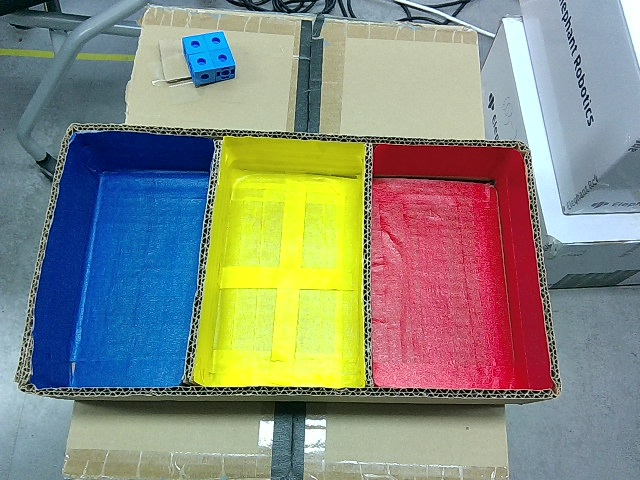
#> input picture box_data/photo_10.jpg, 640 x 480 px, given in place of the camera
$ python camera_blur.py
#> lines starting #> are read from the running program, lines starting #| are printed output that depends on the picture; after the words box and inside, x2 and y2 are one past the last pixel; in counts of white or black regions, pixels touching at a corner belong together
import cv2
import numpy as np

cap = cv2.VideoCapture(0)
cap.set(3,100)
cap.set(4,200)


def callback(value):
    pass

cv2.namedWindow('track', cv2.WINDOW_NORMAL)

cv2.createTrackbar('low_h', 'track', 0, 255, callback)
#> slider 'low_h' is set to 51
cv2.createTrackbar('low_s', 'track', 0, 255, callback)
#> slider 'low_s' is set to 51
cv2.createTrackbar('low_v', 'track', 0, 255, callback)
#> slider 'low_v' is set to 51
cv2.createTrackbar('high_h', 'track', 255, 255, callback)
cv2.createTrackbar('high_s', 'track', 255, 255, callback)
cv2.createTrackbar('high_v', 'track', 255, 255, callback)


while True:

    _, frame = cap.read()
#> frame is the input picture: shape (480, 640, 3); mean B, G, R 126.8, 138.6, 135.8

    low_h = cv2.getTrackbarPos('low_h', 'track')
    low_s = cv2.getTrackbarPos('low_s', 'track')
    low_v = cv2.getTrackbarPos('low_v', 'track')
    high_h = cv2.getTrackbarPos('high_h', 'track')
    high_s = cv2.getTrackbarPos('high_s', 'track')
    high_v = cv2.getTrackbarPos('high_v', 'track')


    hsv_img = cv2.cvtColor(frame, cv2.COLOR_BGR2HSV)
#> hsv_img: shape (480, 640, 3); mean H, S, V 84.9, 115, 170.1

    low = np.array([low_h, low_s, low_v])
    high = np.array([high_h, high_s, high_v])

    mask = cv2.inRange(hsv_img, low, high)
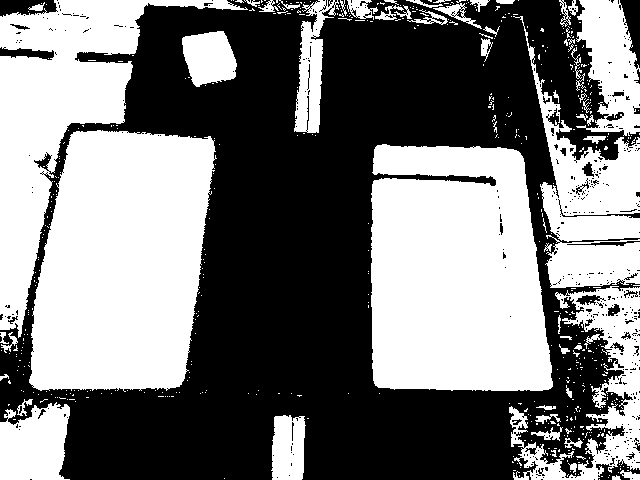
#> mask: shape (480, 640); 47.4% white; 557 white regions (497 under 20 px), largest, box (x1, y1, x2, y2) and area: (29, 130, 217, 392) 39590, (371, 144, 553, 391) 39577, (0, 0, 248, 338) 23904


    kernel = np.ones((5, 5), np.uint8) # 노이즈필터
    mask = cv2.morphologyEx(mask, cv2.MORPH_CLOSE, kernel)
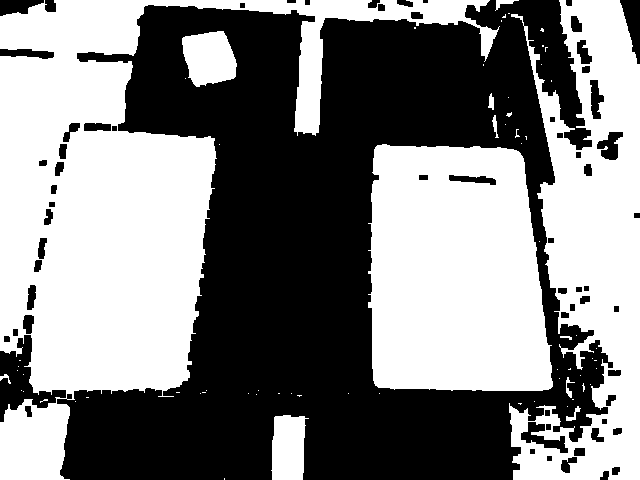
#> mask: shape (480, 640); 51.5% white; 65 black regions (1 under 20 px), largest, box (x1, y1, x2, y2) and area: (57, 0, 613, 480) 139924, (0, 335, 66, 422) 2245, (620, 0, 640, 64) 711
    mask = cv2.morphologyEx(mask, cv2.MORPH_OPEN, kernel)
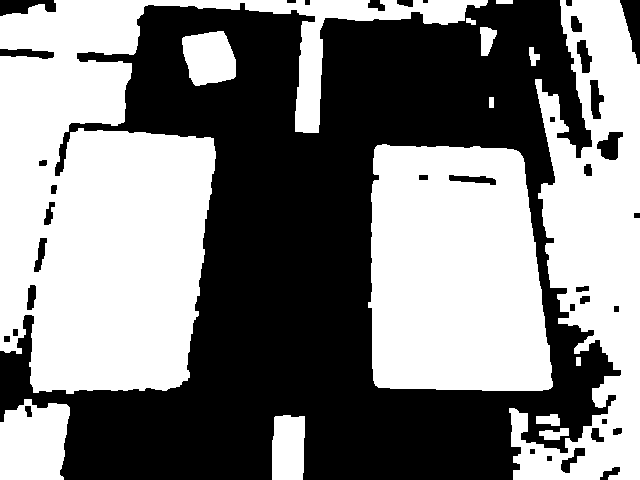
#> mask: shape (480, 640); 50.8% white; 38 black regions (1 under 20 px)

    contours, _ = cv2.findContours(mask, cv2.RETR_EXTERNAL, cv2.CHAIN_APPROX_SIMPLE)
#> contours = 14 contours; largest, box (x1, y1, x2, y2) and area: (0, 0, 488, 394) 71334, (368, 144, 553, 391) 39880, (509, 0, 640, 480) 34984, (0, 399, 70, 480) 4668, (182, 31, 236, 86) 2234
    if contours:
        max_contour = max(contours, key=cv2.contourArea)
#> max_contour = contour of 594 points, box (x1, y1, x2, y2) (0, 0, 488, 394), area 71334
        if cv2.contourArea(max_contour) > 1000:
            cv2.drawContours(frame, [max_contour], -1, (0, 255,0), 2)
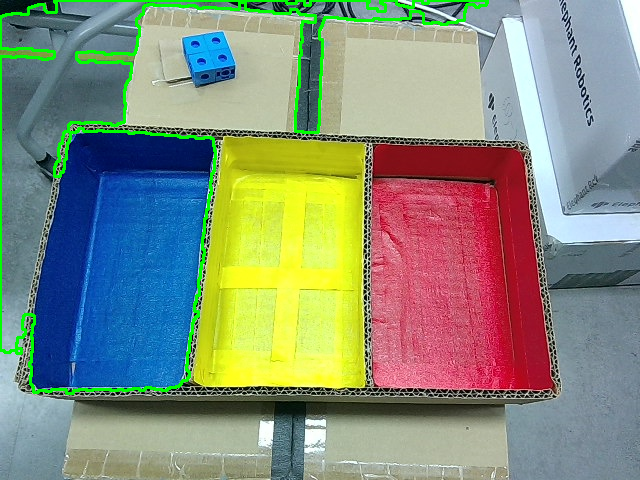
#> frame: shape (480, 640, 3); 2.64% of pixels changed, all inside (x1, y1, x2, y2) = (0, 0, 489, 395)
        print(max_contour)
#> (printed output is left out)

    result = cv2.bitwise_and(frame, frame, mask = mask)
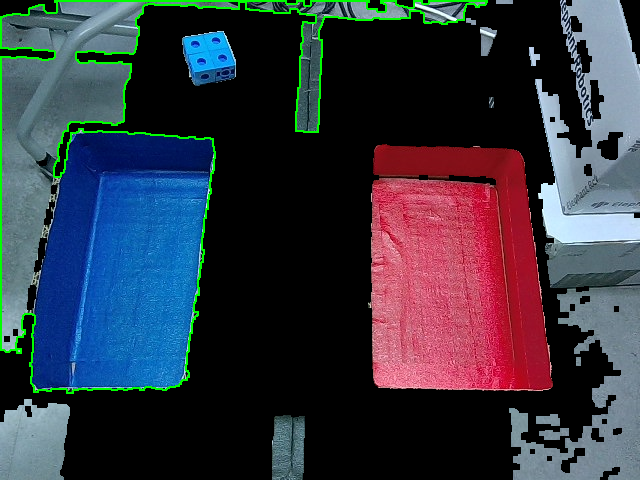
#> result: shape (480, 640, 3); mean B, G, R 64.7, 53.2, 51

    cv2.imshow('track', result)
    # print(low, high)

    hsv = [low, high]
    # print(type(hsv))

    if cv2.waitKey(10) & 0xff == ord('q'):
#> (key q is pressed here)
        break
    elif cv2.waitKey(10) & 0xff == ord('s'):
        np.save('savefile', hsv)

cap.release()
cv2.destroyAllWindows()

$ run again, on box_data/photo_117.jpg
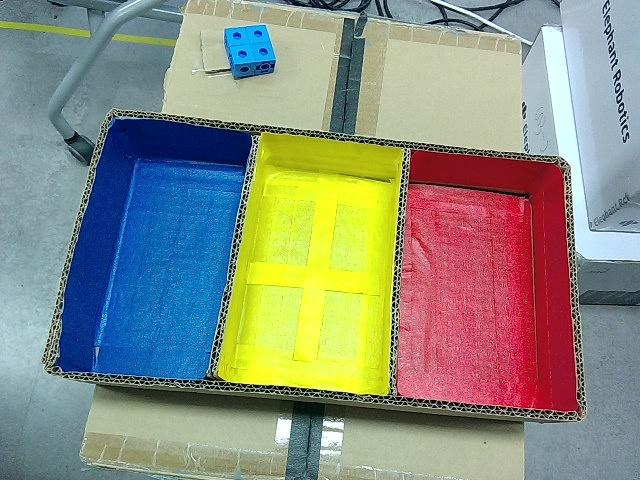
#> input picture box_data/photo_117.jpg, 640 x 480 px, given in place of the camera
#> frame is the input picture: shape (480, 640, 3); mean B, G, R 127.3, 142.5, 138.4
#> hsv_img: shape (480, 640, 3); mean H, S, V 84.6, 115.6, 172.9
#> `mask = cv2.morphologyEx(mask, cv2.MORPH_OPEN, kernel)`:
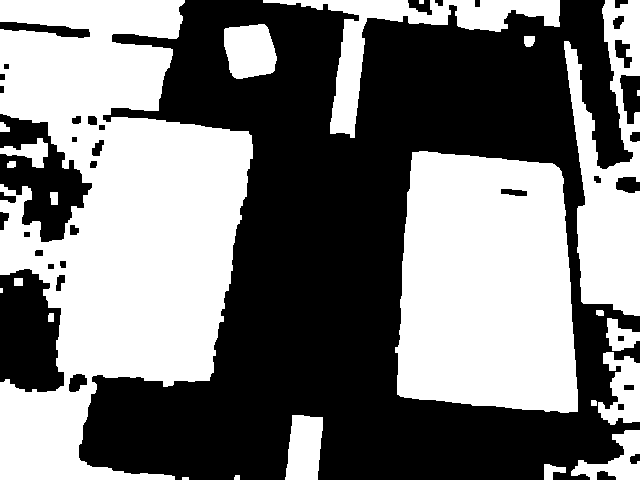
#> mask: shape (480, 640); 47.6% white; 24 white regions (2 under 20 px)
#> contours = 24 contours, 5 with area under 20; largest, box (x1, y1, x2, y2) and area: (0, 0, 253, 480) 73726, (395, 151, 578, 413) 41132, (564, 0, 640, 316) 12954, (263, 0, 560, 138) 6997, (224, 24, 277, 79) 2276
#> max_contour = contour of 605 points, box (x1, y1, x2, y2) (0, 0, 253, 480), area 73726
#> frame: shape (480, 640, 3); 2.5% of pixels changed, all inside (x1, y1, x2, y2) = (0, 0, 254, 480)
#> (printed output is left out)
#> `result = cv2.bitwise_and(frame, frame, mask = mask)`:
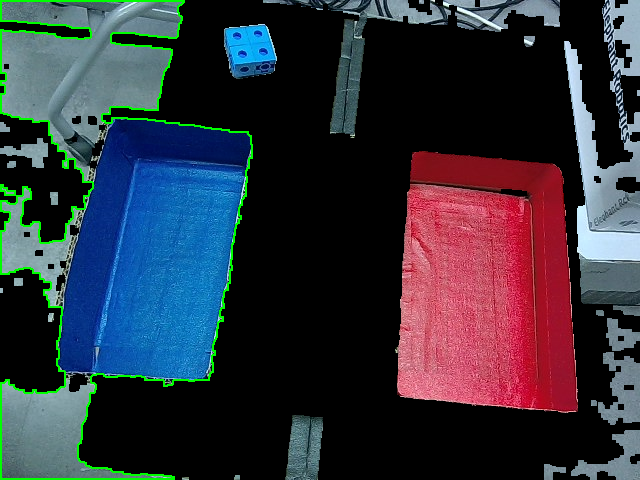
#> result: shape (480, 640, 3); mean B, G, R 59.5, 49.5, 48

$ run again, on box_data/photo_133.jpg
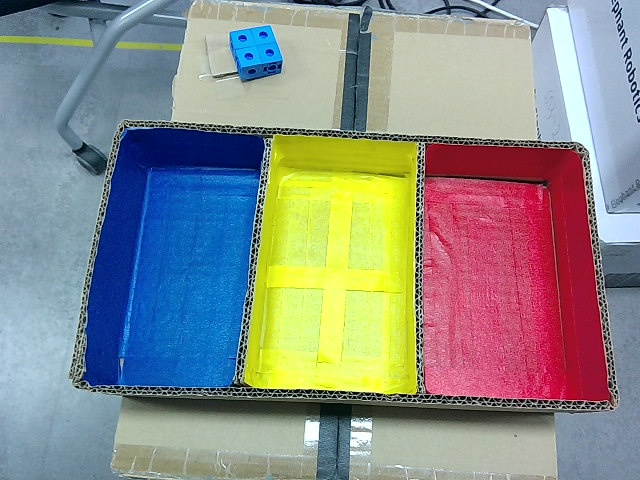
#> input picture box_data/photo_133.jpg, 640 x 480 px, given in place of the camera
#> frame is the input picture: shape (480, 640, 3); mean B, G, R 137.1, 141.1, 138.9
#> hsv_img: shape (480, 640, 3); mean H, S, V 88.6, 113.8, 176.9
#> `mask = cv2.morphologyEx(mask, cv2.MORPH_OPEN, kernel)`:
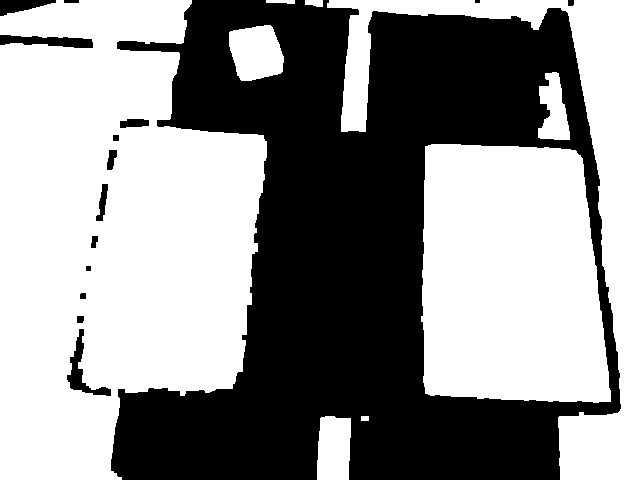
#> mask: shape (480, 640); 56.9% white; 15 black regions (1 under 20 px)
#> contours = 9 contours; largest, box (x1, y1, x2, y2) and area: (0, 0, 267, 480) 96496, (421, 144, 611, 403) 43278, (327, 0, 640, 480) 28142, (229, 25, 284, 81) 2336, (317, 416, 351, 480) 1902
#> max_contour = contour of 308 points, box (x1, y1, x2, y2) (0, 0, 267, 480), area 96496
#> frame: shape (480, 640, 3); 1.66% of pixels changed, all inside (x1, y1, x2, y2) = (0, 0, 268, 480)
#> (printed output is left out)
#> `result = cv2.bitwise_and(frame, frame, mask = mask)`:
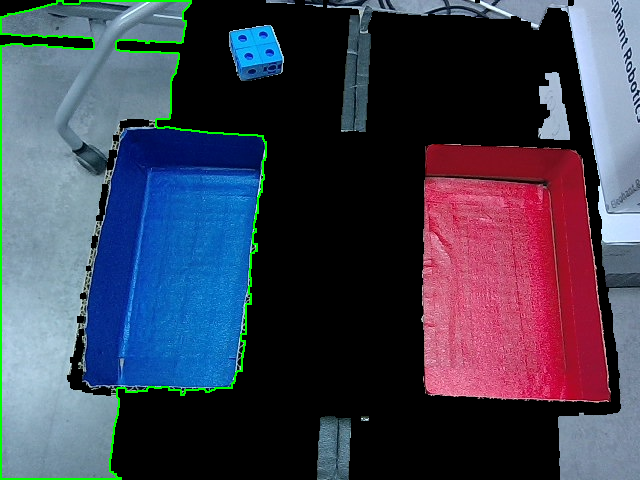
#> result: shape (480, 640, 3); mean B, G, R 81.4, 63.2, 62.5
